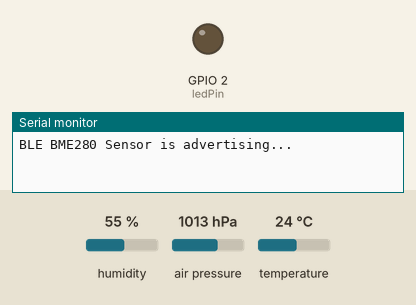
Simulated run of this sketch. Board: ESP32. On the bench: output pins drawn as LEDs (lit = HIGH), the last lines printed to the serial monitor. Inputs (shaded band) come from the test bench; at power-on: humidity 55 %, air pressure 1013 hPa, temperature 24 °C. Nothing arrives over Bluetooth unless stated; a phone connects over Bluetooth LE 3 s after start.

Above: at 0.1 s.
At 3.1 s:
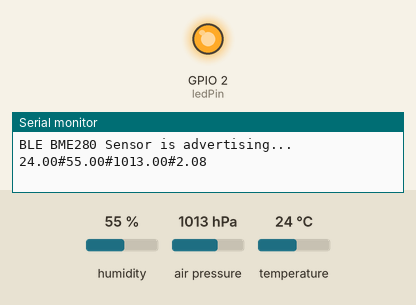
Timing chart, 0 to 4.6 s (numbered marks = the images above):
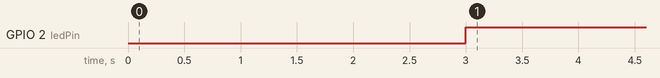

Measured:
- by itself, GPIO 2 (ledPin): LOW → HIGH at 3.0 s

The sketch:

BME280_BLEServer.ino
```cpp
/*
   Based on Oleg Semyonov example for BME280+BLE: https://github.dev/curiousmindos/BME280-Sensors-EPS32-BLEServer/tree/main
   Ported to Arduino ESP32 by Oleg Semyonov
*/

#include <Wire.h>
#include <Adafruit_Sensor.h>
#include <Adafruit_BME280.h>
#include <BLEDevice.h>
#include <BLEUtils.h>
#include <BLEServer.h>
#include <BLE2902.h>

// I2C pins for ESP32
#define SDA_PIN 21
#define SCL_PIN 22
#define SEALEVELPRESSURE_HPA (1013.25)

#define ledPin 2

// BLE UUIDs
#define SERVICE_UUID        "12345678-1234-1234-1234-1234567890ab"
#define CHARACTERISTIC_UUID "abcdefab-1234-5678-1234-abcdefabcdef"

// I2C
Adafruit_BME280 bme;

BLECharacteristic *pCharacteristic;
BLEServer *pServer;

bool deviceConnected = false;
bool oldDeviceConnected = false;

class Esp32BLEServerCallbacks: public BLEServerCallbacks {
  void onConnect(BLEServer* pServer) {
    deviceConnected = true;
    digitalWrite(ledPin, HIGH);
  };

  void onDisconnect(BLEServer* pServer) {
    deviceConnected = false;
    digitalWrite(ledPin, LOW);
  }
};


void setup() {
  Serial.begin(115200);
  Wire.begin(SDA_PIN, SCL_PIN);
  pinMode(ledPin, OUTPUT);

  if (!bme.begin(0x76)) {
    Serial.println("Could not find BME280 sensor!");
    while (1);
  }

  // BLE Setup
  BLEDevice::init("ESP32-BME280-v1");
  pServer = BLEDevice::createServer();
  pServer->setCallbacks(new Esp32BLEServerCallbacks());
  BLEService *pService = pServer->createService(SERVICE_UUID);

  pCharacteristic = pService->createCharacteristic(
                      CHARACTERISTIC_UUID,
                      BLECharacteristic::PROPERTY_READ |
                      BLECharacteristic::PROPERTY_NOTIFY
                    );

  // https://www.bluetooth.com/specifications/gatt/viewer?attributeXmlFile=org.bluetooth.descriptor.gatt.client_characteristic_configuration.xml
  // Create a BLE Descriptor
  pCharacteristic->addDescriptor(new BLE2902());

  pService->start();
  BLEAdvertising *pAdvertising = BLEDevice::getAdvertising();
  pAdvertising->addServiceUUID(SERVICE_UUID);
  //pAdvertising->setScanResponse(false);
  //pAdvertising->setMinPreferred(0x0);  // set value to 0x00 to not advertise this parameter
  pAdvertising->start();

  Serial.println("BLE BME280 Sensor is advertising...");
}

void loop() {

  if (deviceConnected) {
    float temp = bme.readTemperature();
    float hum = bme.readHumidity();
    float pres = bme.readPressure() / 100.0F; // Convert Pa to hPa
    float alt = bme.readAltitude(SEALEVELPRESSURE_HPA);

    char payload[64];
    snprintf(payload, sizeof(payload), "%.2f#%.2f#%.2f#%.2f", temp, hum, pres, alt);

    Serial.println(payload);
    pCharacteristic->setValue(payload);
    pCharacteristic->notify(); // Optional: send update

    delay(5000); // Update every 5 seconds
  }

  // disconnecting
  if (!deviceConnected && oldDeviceConnected) {
    Serial.println("Device disconnected.");
    delay(500); // give the bluetooth stack the chance to get things ready
    pServer->startAdvertising(); // restart advertising
    Serial.println("Start advertising");
    oldDeviceConnected = deviceConnected;
  }

  // connecting
  if (deviceConnected && !oldDeviceConnected) {
    // do stuff here on connecting
    oldDeviceConnected = deviceConnected;
    Serial.println("Device Connected");
  }
}
```
